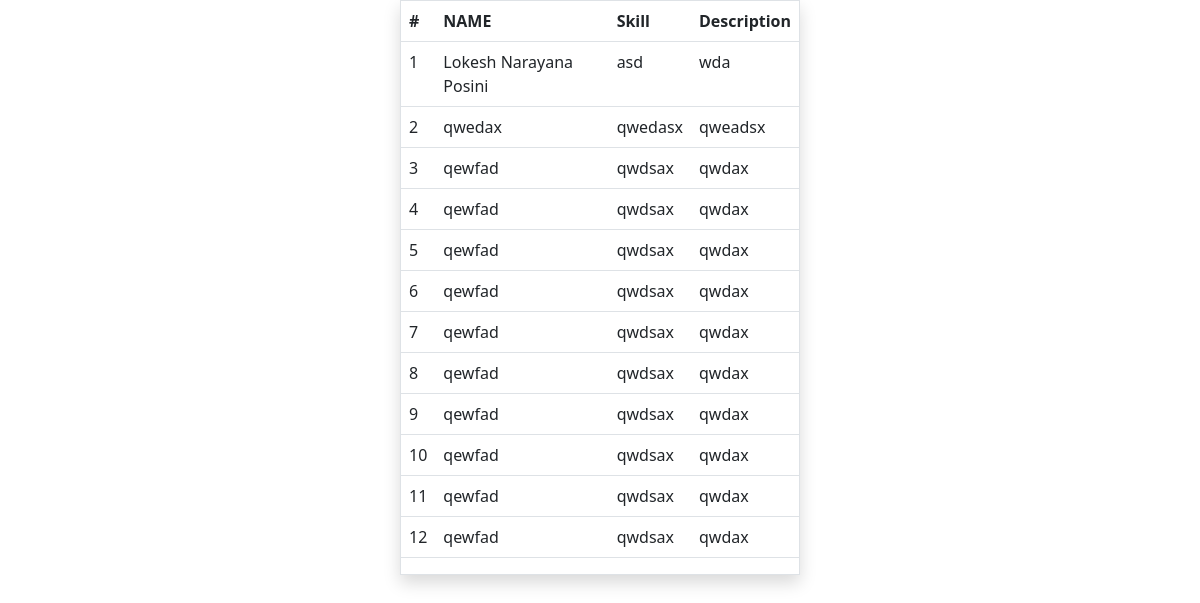
Screenshot of /details/ with the database file from the repository.
### app/models.py (models this page shows, shortened)
class Details(models.Model):
    name=models.CharField(max_length=100)
    skill=models.CharField(max_length=20)
    description=models.TextField()

### app/views.py (the view)
# urls.py: path('details/',views.detail,name='detail')
def detail(request):
    obj=Details.objects.all()
    return render(request,'details.html',{'obj':obj})

### templates/details.html (shortened to what this page needs)
{% extends 'base.html' %}
{% block content %}
<div>
      <div class="col-lg-4 mx-auto shadow p-0">
      <div class="col">
        <div class="border">
          {% if obj|length == 0 %}
          <div class="p-4">
            <br>
            <br>
            <div class="alert alert-info text-center">
              <p class="" style="font-size: 30px;">list is empty</p>
            </div>
            <br>
            <br>
          </div>
          {%else%}
          <div>
            <table class="table">
              <thead>
                <tr>
                  <th>#</th>
                  <th>NAME</th>
                  <th>Skill</th>
                  <th>Description</th>
                </tr>
              </thead>
              <tbody>
                {% for t in obj %}
                <tr>
                  <td>{{forloop.counter}}</td>
                  <td>{{t.name}}</td>
                  <td>{{t.skill}}</td>
                  <td>{{t.description}}</td>
                </tr>
                {%endfor%}
              </tbody>
            </table>
          </div>
          {%endif%}
        </div>
      </div>
    </div>
  </div>
{% endblock %}

### templates/base.html (shortened to what this page needs)
<!doctype html>
<html lang="en">
  <head>
    <link href="https://cdn.jsdelivr.net/npm/bootstrap@5.2.0/dist/css/bootstrap.min.css" rel="stylesheet">
  </head>
  <body>
    {% block content %}
    {% endblock %}
  </body>
</html>

### rows the page displays
Details: name "Lokesh Narayana Posini", skill "asd", description "wda"
Details: name "qwedax", skill "qwedasx", description "qweadsx"
Details: name "qewfad", skill "qwdsax", description "qwdax"
Details: name "qewfad", skill "qwdsax", description "qwdax"
Details: name "qewfad", skill "qwdsax", description "qwdax"
Details: name "qewfad", skill "qwdsax", description "qwdax"
Details: name "qewfad", skill "qwdsax", description "qwdax"
Details: name "qewfad", skill "qwdsax", description "qwdax"
Details: name "qewfad", skill "qwdsax", description "qwdax"
Details: name "qewfad", skill "qwdsax", description "qwdax"
Details: name "qewfad", skill "qwdsax", description "qwdax"
Details: name "qewfad", skill "qwdsax", description "qwdax"
